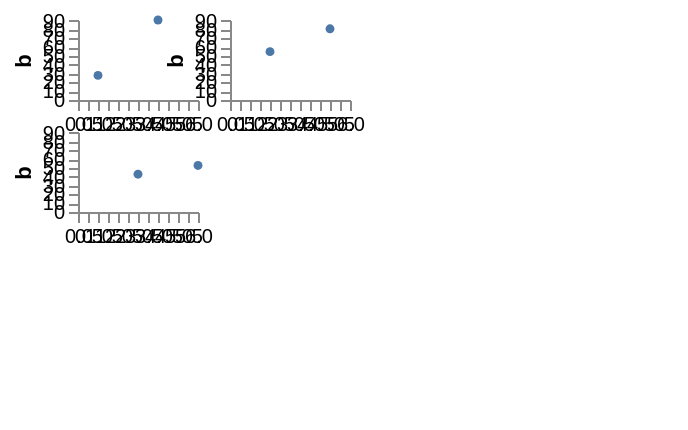

Specify this chart in Vega-Lite:
### Vega specification from a JSON file in a GitHub repository (floating-point values rounded to 4 significant figures)
{"width": 300, "height": 200, "padding": 5, "data": [{"name": "table", "values": [{"a": "Alpha", "b": 28, "c": "x", "d": 1, "col": 0, "row": 0}, {"a": "Bravo", "b": 55, "c": "y", "d": 2, "col": 1, "row": 1}, {"a": "Charlie", "b": 43, "c": "x", "d": 3, "col": 2, "row": 0}, {"a": "Delta", "b": 91, "c": "z", "d": 4, "col": 0, "row": 1}, {"a": "Echo", "b": 81, "c": "y", "d": 5, "col": 1, "row": 0}, {"a": "Foxtrot", "b": 53, "c": "z", "d": 6, "col": 2, "row": 1}]}], "scales": [{"name": "x", "type": "linear", "domain": {"data": "table", "field": "d"}, "range": [0, 60]}, {"name": "y", "type": "linear", "domain": {"data": "table", "field": "b"}, "range": [40, 0]}], "layout": {"align": "each", "bounds": "flush", "columns": 2, "padding": 16}, "marks": [{"type": "group", "from": {"facet": {"name": "facet", "data": "table", "groupby": ["col"]}}, "encode": {"update": {"width": {"value": 60}, "height": {"value": 40}}}, "axes": [{"orient": "left", "scale": "y", "title": "b"}, {"orient": "bottom", "scale": "x"}], "marks": [{"type": "symbol", "from": {"data": "facet"}, "encode": {"enter": {"x": {"scale": "x", "field": "d"}, "y": {"scale": "y", "field": "b"}, "size": {"value": 20}}}}]}]}
